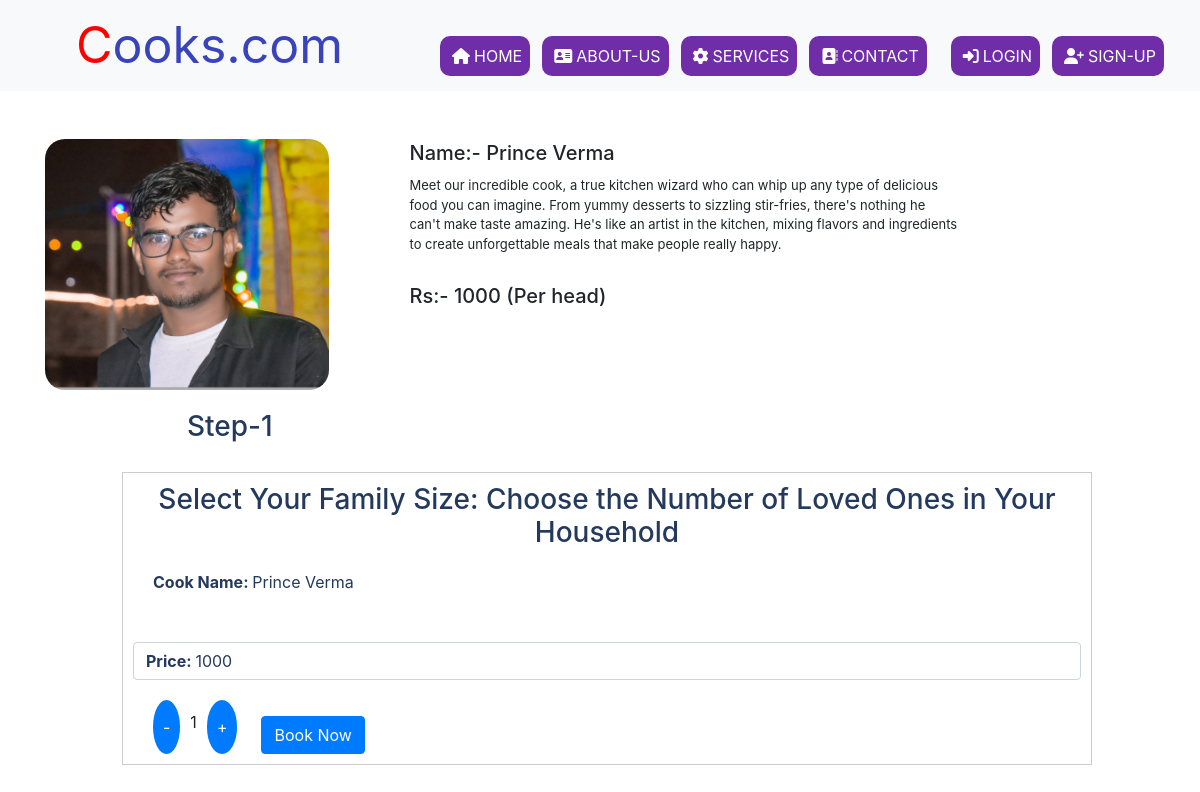
The app's page /paymentapp/quickview/1, older data.
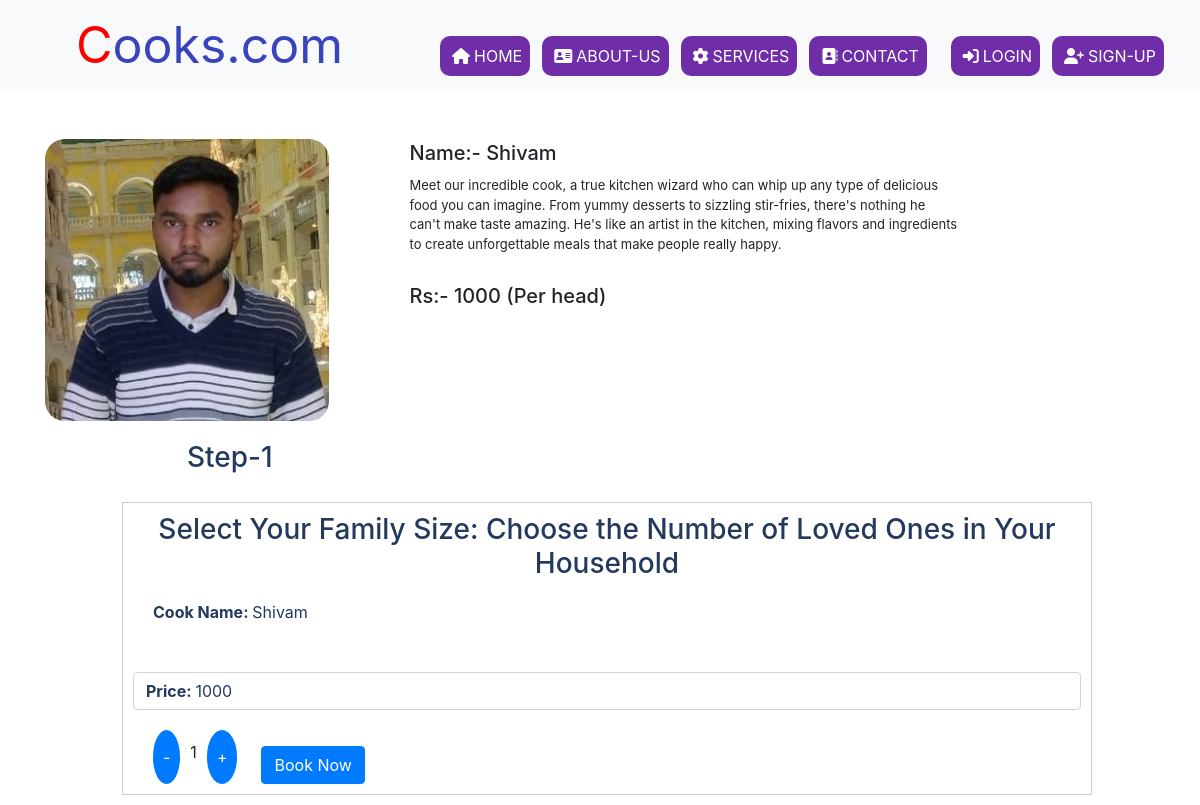
The same page, newer data.
### Servicesapp/models.py (models this page shows, shortened)
class Services(models.Model):
    labour_id = models.AutoField(primary_key=True)
    Name=models.CharField(max_length=50)
    AboutCook=models.CharField(max_length=500)
    Price=models.IntegerField(default=0)
    Catagry=models.CharField(max_length=50,default='')
    CooksRegistationDate=models.DateTimeField()
    ContactNumber=models.CharField(max_length=15,default='')
    Image=models.ImageField(upload_to='shop/images')

### paymentapp/views.py (the view)
# urls.py: path('quickview/<int:labour_id>',views.quickview,name='quickview'),
def quickview(request,labour_id):
    service = get_object_or_404(Services, labour_id=labour_id)
    data={'services': service}
    return render(request, 'quickview.html', data)

### paymentapp/templates/quickview.html (shortened to what this page needs)
{% include 'header.html' %}
<!doctype html>
<html lang="en">
  <head>
    <link rel="stylesheet" href="https://cdn.jsdelivr.net/npm/bootstrap@4.0.0/dist/css/bootstrap.min.css">
  </head>
  <body>
    <div class="container">
     <div class="row">
        <div class="col-md-4">
          <img class="card-img-top mt-5" src="/media/{{services.Image}}" alt="Card image cap" style="border-radius: 20px;">
        </div>
           <div class="col-md-8" >
            <h5 style="margin-top: 50px; margin-left: 50px;">Name:-  {{services.Name}}</h5>
            <p style="margin-left: 50px; "> {{services.AboutCook}}</p>
            <h5 style="margin-top: 30px; margin-left: 50px;">Rs:-  {{services.Price}} (Per head)</h5>
           </div>
        </div>
     </div>
     <div class="row">
      <h3 style="margin-left: 190px; margin-top: 20px; color: #23395d;">Step-1</h3>
      <div class=" col-12" style="margin-left: 7rem; ">
       <div class="cart-item" style="margin-top: 20px;">
       <h3 style="text-align: center; margin-bottom: 20px; color: #23395d;">Select Your Family Size: Choose the Number of Loved Ones in Your Household </h3>
         <span class="product-name " style="color: #23395d; margin-left: 20px;"><b>Cook Name: </b>{{services.Name | capfirst}} </span>
         <span class="product-price mt-5 form-control" id="product-price" data-initial-price="{{ services.Price }}" style=" color: #23395d;"><b>Price: </b>{{ services.Price }}</span>
         <div class="quantity-controls" style="margin-left: 20px;">
             <div style="display: flex ;margin-top: 20px;">
                 <button class="decrement-button">-</button>
                 <span class="product-quantity" style="margin-top: 10px;">1</span>
                 <button class="increment-button">+</button>
                 <a href="{% url 'aboutyou' %}" class="btn btn-primary mt-3 ml-4">Book Now</a>
             </div>
         </div>
        </div>
      </div>
     </div>
  </body>
</html>

### Servicesapp/templates/header.html (shortened to what this page needs)
<!doctype html>
<html lang="en">
  <head>
    <link rel="stylesheet" href="/static/About.css">
    <link rel="stylesheet" href="/static/footer.css">
    <link rel="stylesheet" href="/static/contact.css">
    <link rel="stylesheet" type="text/css" href="https://cdnjs.cloudflare.com/ajax/libs/font-awesome/6.3.0/css/all.min.css ">
    <link href="https://cdn.jsdelivr.net/npm/bootstrap@5.3.0/dist/css/bootstrap.min.css" rel="stylesheet">
    <link rel="stylesheet" href="/static/incdec.css">
  </head>
  <body>
   <section>
     <header>
      <nav class="navbar navbar-expand-lg navbar-light bg-light">
        <span class="title" ><span class="Lname">C</span>ooks.com</span>
        <div class="collapse navbar-collapse justify-content-end " id="navbarSupportedContent">
          <ul class="navbar-nav " >
            <li class="nav-item " >
              <a class="nav-link active navig1" aria-current="page" style="color: #fff; " href="{% url 'home' %}" target="_main"><i class="fa-solid fa-house p-1" ></i>HOME</a>
            </li>
            <li class="nav-item " >
              <a class="nav-link active navig1" aria-current="page" style="color: #fff; " href="{% url 'about' %}" target="_main"><i class="fa-solid fa-address-card p-1"></i>ABOUT-US</a>
            </li>
            <li class="nav-item " >
              <a class="nav-link active navig1" aria-current="page" style="color: #fff;" href="{% url 'services' %}" target="_main"><i class="fa-solid fa-gear p-1"></i>SERVICES</a>
            </li>
            <li class="nav-item ">
              <a class="nav-link active navig1" aria-current="page" style="color: #fff;" href="{% url 'contact' %}" target="_main"><i class="fa-solid fa-address-book p-1"></i>CONTACT</a>
            </li>
          <li class="nav-item ">
            <div class="dropdown show">
                {% if request.user.is_authenticated %}
                <a class="btn btn-secondary dropdown-toggle pb-2" href="" role="button" id="dropdownMenuLink" data-toggle="dropdown" aria-haspopup="true" aria-expanded="false" style="background: #6F2DA8;">
                 Welcome   {{ user.first_name }}
                </a>
                {% else %}
                <li class="nav-item " ><a class="nav-link active navig1" aria-current="page" style="color: #fff;" href="{% url 'login' %}"target="_main"><i class="fa-solid fa-right-to-bracket p-1"></i>LOGIN</a></li>
                <li class="nav-item " ><a class="nav-link active navig1" aria-current="page" style="color: #fff;" href="{% url 'register' %}"target="_main"><i class="fa-solid fa-user-plus p-1"></i>SIGN-UP</a> </li>
                {% endif %}
            </div>
        </li>
              </ul>
        </div>
      </nav>
    </header>
  </section>

### static/About.css (style rules this page uses)
* { margin: 0; padding: 0; }
body { width: 100%; min-height: 100vh; }
html { font-size: 16px; }
nav ul { margin-right: 20px; }
nav span { font-size: 50px; padding-left:30px; color:#3944bc; }
span .Lname { color:#ff0000; }

### static/footer.css (style rules this page uses)
* { margin: 0; padding: 0; }
body { display: flex; flex-direction: column; }
.row { width: 85%; display: flex; margin: auto; flex-wrap:wrap; align-items: flex-start; justify-content: space-between; }
ul li { list-style: none; margin-left: 12px; margin-top: 20px; }
ul li a { text-decoration: none; color: #fff; }
@media (max-width:1280px) { .welcome,p { font-size: 13px; padding-top: 3px; } }

### static/contact.css (style rules this page uses)
* { margin: 0; padding: 0; }

### paymentapp/static/incdec.css (style rules this page uses)
body { font-family: Arial, sans-serif; }
.cart-item { border: 1px solid #ccc; padding: 10px; margin: 10px; }
.quantity-controls { display: flex; align-items: center; }
.increment-button, .decrement-button { padding: 5px 10px; background-color: #007bff; color: white; border: none; cursor: pointer; border-radius: 50%; }
.product-quantity { margin: 0 10px; }

### Servicesapp/templates/header.html (style rules this page uses)
.navig1 { background-color:#6F2DA8 ; border-radius: 10px; padding-left: 5px; }

Row changes from the older to the newer data that the page shows:
changed Services: Image: a different picture; Name "Prince Verma" → "Shivam"
